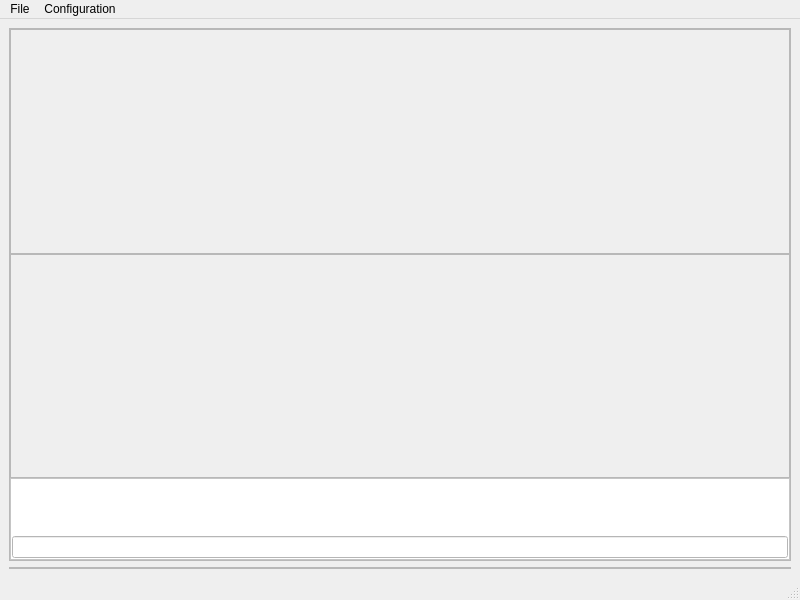
<?xml version="1.0" encoding="UTF-8"?>
<ui version="4.0">
 <class>MainWindow</class>
 <widget class="QMainWindow" name="MainWindow">
  <property name="geometry">
   <rect>
    <x>0</x>
    <y>0</y>
    <width>800</width>
    <height>600</height>
   </rect>
  </property>
  <property name="minimumSize">
   <size>
    <width>800</width>
    <height>600</height>
   </size>
  </property>
  <property name="windowTitle">
   <string>MainWindow</string>
  </property>
  <property name="autoFillBackground">
   <bool>true</bool>
  </property>
  <property name="documentMode">
   <bool>false</bool>
  </property>
  <widget class="QWidget" name="centralwidget">
   <layout class="QVBoxLayout" name="verticalLayout_2">
    <item>
     <widget class="QFrame" name="frame_3">
      <property name="frameShape">
       <enum>QFrame::StyledPanel</enum>
      </property>
      <property name="frameShadow">
       <enum>QFrame::Raised</enum>
      </property>
      <layout class="QVBoxLayout" name="verticalLayout" stretch="10,10,1">
       <property name="spacing">
        <number>0</number>
       </property>
       <property name="leftMargin">
        <number>0</number>
       </property>
       <property name="topMargin">
        <number>0</number>
       </property>
       <property name="rightMargin">
        <number>0</number>
       </property>
       <property name="bottomMargin">
        <number>0</number>
       </property>
       <item>
        <widget class="QFrame" name="frame_add_me_noscroll">
         <property name="frameShape">
          <enum>QFrame::StyledPanel</enum>
         </property>
         <property name="frameShadow">
          <enum>QFrame::Raised</enum>
         </property>
        </widget>
       </item>
       <item>
        <widget class="QScrollArea" name="frame_add_me_scroll">
         <property name="frameShape">
          <enum>QFrame::StyledPanel</enum>
         </property>
         <property name="frameShadow">
          <enum>QFrame::Raised</enum>
         </property>
         <property name="widgetResizable">
          <bool>true</bool>
         </property>
         <property name="alignment">
          <set>Qt::AlignHCenter|Qt::AlignTop</set>
         </property>
        </widget>
       </item>
       <item>
        <widget class="QFrame" name="frame">
         <property name="palette">
          <palette>
           <active>
            <colorrole role="Base">
             <brush brushstyle="SolidPattern">
              <color alpha="255">
               <red>255</red>
               <green>255</green>
               <blue>255</blue>
              </color>
             </brush>
            </colorrole>
            <colorrole role="Window">
             <brush brushstyle="SolidPattern">
              <color alpha="255">
               <red>255</red>
               <green>255</green>
               <blue>255</blue>
              </color>
             </brush>
            </colorrole>
           </active>
           <inactive>
            <colorrole role="Base">
             <brush brushstyle="SolidPattern">
              <color alpha="255">
               <red>255</red>
               <green>255</green>
               <blue>255</blue>
              </color>
             </brush>
            </colorrole>
            <colorrole role="Window">
             <brush brushstyle="SolidPattern">
              <color alpha="255">
               <red>255</red>
               <green>255</green>
               <blue>255</blue>
              </color>
             </brush>
            </colorrole>
           </inactive>
           <disabled>
            <colorrole role="Base">
             <brush brushstyle="SolidPattern">
              <color alpha="255">
               <red>255</red>
               <green>255</green>
               <blue>255</blue>
              </color>
             </brush>
            </colorrole>
            <colorrole role="Window">
             <brush brushstyle="SolidPattern">
              <color alpha="255">
               <red>255</red>
               <green>255</green>
               <blue>255</blue>
              </color>
             </brush>
            </colorrole>
           </disabled>
          </palette>
         </property>
         <property name="autoFillBackground">
          <bool>true</bool>
         </property>
         <property name="frameShape">
          <enum>QFrame::StyledPanel</enum>
         </property>
         <property name="frameShadow">
          <enum>QFrame::Raised</enum>
         </property>
         <layout class="QGridLayout" name="gridLayout_2">
          <property name="leftMargin">
           <number>1</number>
          </property>
          <property name="topMargin">
           <number>1</number>
          </property>
          <property name="rightMargin">
           <number>1</number>
          </property>
          <property name="bottomMargin">
           <number>1</number>
          </property>
          <item row="1" column="0" colspan="3">
           <widget class="QLineEdit" name="lineEdit_error_ready">
            <property name="palette">
             <palette>
              <active>
               <colorrole role="WindowText">
                <brush brushstyle="SolidPattern">
                 <color alpha="255">
                  <red>125</red>
                  <green>125</green>
                  <blue>125</blue>
                 </color>
                </brush>
               </colorrole>
              </active>
              <inactive>
               <colorrole role="WindowText">
                <brush brushstyle="SolidPattern">
                 <color alpha="255">
                  <red>125</red>
                  <green>125</green>
                  <blue>125</blue>
                 </color>
                </brush>
               </colorrole>
              </inactive>
              <disabled>
               <colorrole role="WindowText">
                <brush brushstyle="SolidPattern">
                 <color alpha="255">
                  <red>120</red>
                  <green>120</green>
                  <blue>120</blue>
                 </color>
                </brush>
               </colorrole>
              </disabled>
             </palette>
            </property>
            <property name="font">
             <font>
              <italic>true</italic>
             </font>
            </property>
            <property name="alignment">
             <set>Qt::AlignCenter</set>
            </property>
            <property name="readOnly">
             <bool>true</bool>
            </property>
           </widget>
          </item>
          <item row="0" column="1">
           <widget class="QLabel" name="label_3">
            <property name="minimumSize">
             <size>
              <width>134</width>
              <height>50</height>
             </size>
            </property>
            <property name="maximumSize">
             <size>
              <width>134</width>
              <height>50</height>
             </size>
            </property>
            <property name="text">
             <string/>
            </property>
            <property name="pixmap">
             <pixmap>:/images/images/icon_algorithm.png</pixmap>
            </property>
            <property name="scaledContents">
             <bool>true</bool>
            </property>
           </widget>
          </item>
         </layout>
        </widget>
       </item>
      </layout>
     </widget>
    </item>
    <item>
     <widget class="QFrame" name="frame_4">
      <property name="frameShape">
       <enum>QFrame::StyledPanel</enum>
      </property>
      <property name="frameShadow">
       <enum>QFrame::Raised</enum>
      </property>
      <layout class="QVBoxLayout" name="verticalLayout_3">
       <property name="spacing">
        <number>0</number>
       </property>
       <property name="leftMargin">
        <number>0</number>
       </property>
       <property name="topMargin">
        <number>0</number>
       </property>
       <property name="rightMargin">
        <number>0</number>
       </property>
       <property name="bottomMargin">
        <number>0</number>
       </property>
      </layout>
     </widget>
    </item>
   </layout>
  </widget>
  <widget class="QMenuBar" name="menubar">
   <property name="geometry">
    <rect>
     <x>0</x>
     <y>0</y>
     <width>800</width>
     <height>21</height>
    </rect>
   </property>
   <widget class="QMenu" name="menuFile">
    <property name="title">
     <string>File</string>
    </property>
    <addaction name="actionOpen"/>
    <addaction name="actionSave"/>
    <addaction name="actionSave_as"/>
   </widget>
   <widget class="QMenu" name="menuConfiguration">
    <property name="title">
     <string>Configuration</string>
    </property>
    <addaction name="actionOpen_Audio_Configuration"/>
    <addaction name="separator"/>
   </widget>
   <addaction name="menuFile"/>
   <addaction name="menuConfiguration"/>
  </widget>
  <widget class="QStatusBar" name="statusbar"/>
  <action name="actionOpen">
   <property name="text">
    <string>Open</string>
   </property>
  </action>
  <action name="actionSave">
   <property name="text">
    <string>Save</string>
   </property>
  </action>
  <action name="actionSave_as">
   <property name="text">
    <string>Save as</string>
   </property>
  </action>
  <action name="actionOpen_Audio_Configuration">
   <property name="checkable">
    <bool>true</bool>
   </property>
   <property name="text">
    <string>Preferences</string>
   </property>
  </action>
 </widget>
 <resources>
  <include location="../../../../../sources/jvxApplications/jvxRtprocHost-1/uisrc/jvxRtprocHost-1.qrc"/>
 </resources>
 <connections>
  <connection>
   <sender>actionSave</sender>
   <signal>triggered()</signal>
   <receiver>MainWindow</receiver>
   <slot>save()</slot>
   <hints>
    <hint type="sourcelabel">
     <x>-1</x>
     <y>-1</y>
    </hint>
    <hint type="destinationlabel">
     <x>540</x>
     <y>503</y>
    </hint>
   </hints>
  </connection>
  <connection>
   <sender>actionOpen_Audio_Configuration</sender>
   <signal>triggered()</signal>
   <receiver>MainWindow</receiver>
   <slot>open_preferences()</slot>
   <hints>
    <hint type="sourcelabel">
     <x>-1</x>
     <y>-1</y>
    </hint>
    <hint type="destinationlabel">
     <x>540</x>
     <y>503</y>
    </hint>
   </hints>
  </connection>
  <connection>
   <sender>actionSave_as</sender>
   <signal>triggered()</signal>
   <receiver>MainWindow</receiver>
   <slot>save_as()</slot>
   <hints>
    <hint type="sourcelabel">
     <x>-1</x>
     <y>-1</y>
    </hint>
    <hint type="destinationlabel">
     <x>736</x>
     <y>629</y>
    </hint>
   </hints>
  </connection>
  <connection>
   <sender>actionOpen</sender>
   <signal>triggered()</signal>
   <receiver>MainWindow</receiver>
   <slot>open()</slot>
   <hints>
    <hint type="sourcelabel">
     <x>-1</x>
     <y>-1</y>
    </hint>
    <hint type="destinationlabel">
     <x>736</x>
     <y>629</y>
    </hint>
   </hints>
  </connection>
 </connections>
 <slots>
  <slot>save()</slot>
  <slot>open_preferences()</slot>
  <slot>save_as()</slot>
  <slot>open()</slot>
 </slots>
</ui>
